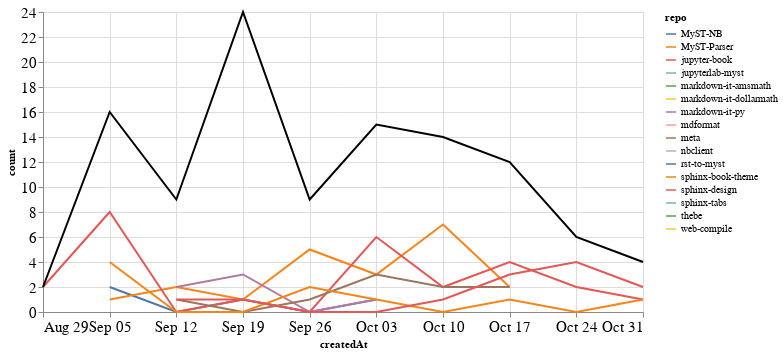

This figure's notebook cell:
### Markdown cell above
### Comments

### Code cell
comments_time = comments.groupby('repo').resample('W', on='createdAt').count()['author'].reset_index()
comments_time = comments_time.rename(columns={'author': 'count'})
comments_time_total = comments_time.groupby('createdAt').agg({"count": "sum"}).reset_index()
ch1 = alt.Chart(comments_time, width=600).mark_line().encode(
    x='createdAt',
    y='count',
    color='repo',
    tooltip="repo"
)

ch2 = alt.Chart(comments_time_total, width=600).mark_line(color="black").encode(
    x='createdAt',
    y='count',
)

ch1 + ch2

### Figure 1 — Vega-Lite specification as saved in the notebook (floating-point values rounded to 4 significant figures)
{"config": {"axisLeft": {"labelFontSize": 15}, "axisBottom": {"labelFontSize": 15}}, "layer": [{"data": {"name": "data-360f6fa1c91f1da5ec6858c392371367"}, "mark": "line", "encoding": {"color": {"type": "nominal", "field": "repo"}, "tooltip": {"type": "nominal", "field": "repo"}, "x": {"type": "temporal", "field": "createdAt"}, "y": {"type": "quantitative", "field": "count"}}, "width": 600}, {"data": {"name": "data-c19d76e90ac8d0aada60166b865addbd"}, "mark": {"type": "line", "color": "black"}, "encoding": {"x": {"type": "temporal", "field": "createdAt"}, "y": {"type": "quantitative", "field": "count"}}, "width": 600}], "$schema": "https://vega.github.io/schema/vega-lite/v4.8.1.json", "datasets": {"data-360f6fa1c91f1da5ec6858c392371367": [{"repo": "MyST-NB", "createdAt": "2021-09-05T00:00:00", "count": 2}, {"repo": "MyST-NB", "createdAt": "2021-09-12T00:00:00", "count": 0}, {"repo": "MyST-NB", "createdAt": "2021-09-19T00:00:00", "count": 1}, {"repo": "MyST-NB", "createdAt": "2021-09-26T00:00:00", "count": 0}, {"repo": "MyST-NB", "createdAt": "2021-10-03T00:00:00", "count": 1}, {"repo": "MyST-Parser", "createdAt": "2021-09-05T00:00:00", "count": 1}, {"repo": "MyST-Parser", "createdAt": "2021-09-12T00:00:00", "count": 2}, {"repo": "MyST-Parser", "createdAt": "2021-09-19T00:00:00", "count": 1}, {"repo": "MyST-Parser", "createdAt": "2021-09-26T00:00:00", "count": 5}, {"repo": "MyST-Parser", "createdAt": "2021-10-03T00:00:00", "count": 3}, {"repo": "MyST-Parser", "createdAt": "2021-10-10T00:00:00", "count": 7}, {"repo": "MyST-Parser", "createdAt": "2021-10-17T00:00:00", "count": 2}, {"repo": "jupyter-book", "createdAt": "2021-08-29T00:00:00", "count": 2}, {"repo": "jupyter-book", "createdAt": "2021-09-05T00:00:00", "count": 8}, {"repo": "jupyter-book", "createdAt": "2021-09-12T00:00:00", "count": 0}, {"repo": "jupyter-book", "createdAt": "2021-09-19T00:00:00", "count": 1}, {"repo": "jupyter-book", "createdAt": "2021-09-26T00:00:00", "count": 0}, {"repo": "jupyter-book", "createdAt": "2021-10-03T00:00:00", "count": 6}, {"repo": "jupyter-book", "createdAt": "2021-10-10T00:00:00", "count": 2}, {"repo": "jupyter-book", "createdAt": "2021-10-17T00:00:00", "count": 4}, {"repo": "jupyter-book", "createdAt": "2021-10-24T00:00:00", "count": 2}, {"repo": "jupyter-book", "createdAt": "2021-10-31T00:00:00", "count": 1}, {"repo": "jupyterlab-myst", "createdAt": "2021-09-19T00:00:00", "count": 7}, {"repo": "markdown-it-amsmath", "createdAt": "2021-09-12T00:00:00", "count": 1}, {"repo": "markdown-it-dollarmath", "createdAt": "2021-09-12T00:00:00", "count": 1}, {"repo": "markdown-it-py", "createdAt": "2021-09-12T00:00:00", "count": 2}, {"repo": "markdown-it-py", "createdAt": "2021-09-19T00:00:00", "count": 3}, {"repo": "markdown-it-py", "createdAt": "2021-09-26T00:00:00", "count": 0}, {"repo": "markdown-it-py", "createdAt": "2021-10-03T00:00:00", "count": 1}, {"repo": "mdformat", "createdAt": "2021-09-05T00:00:00", "count": 1}, {"repo": "meta", "createdAt": "2021-09-12T00:00:00", "count": 1}, {"repo": "meta", "createdAt": "2021-09-19T00:00:00", "count": 0}, {"repo": "meta", "createdAt": "2021-09-26T00:00:00", "count": 1}, {"repo": "meta", "createdAt": "2021-10-03T00:00:00", "count": 3}, {"repo": "meta", "createdAt": "2021-10-10T00:00:00", "count": 2}, {"repo": "meta", "createdAt": "2021-10-17T00:00:00", "count": 2}, {"repo": "nbclient", "createdAt": "2021-09-19T00:00:00", "count": 7}, {"repo": "rst-to-myst", "createdAt": "2021-09-19T00:00:00", "count": 3}, {"repo": "sphinx-book-theme", "createdAt": "2021-09-05T00:00:00", "count": 4}, {"repo": "sphinx-book-theme", "createdAt": "2021-09-12T00:00:00", "count": 0}, {"repo": "sphinx-book-theme", "createdAt": "2021-09-19T00:00:00", "count": 0}, {"repo": "sphinx-book-theme", "createdAt": "2021-09-26T00:00:00", "count": 2}, {"repo": "sphinx-book-theme", "createdAt": "2021-10-03T00:00:00", "count": 1}, {"repo": "sphinx-book-theme", "createdAt": "2021-10-10T00:00:00", "count": 0}, {"repo": "sphinx-book-theme", "createdAt": "2021-10-17T00:00:00", "count": 1}, {"repo": "sphinx-book-theme", "createdAt": "2021-10-24T00:00:00", "count": 0}, {"repo": "sphinx-book-theme", "createdAt": "2021-10-31T00:00:00", "count": 1}, {"repo": "sphinx-design", "createdAt": "2021-09-12T00:00:00", "count": 1}, {"repo": "sphinx-design", "createdAt": "2021-09-19T00:00:00", "count": 1}, {"repo": "sphinx-design", "createdAt": "2021-09-26T00:00:00", "count": 0}, {"repo": "sphinx-design", "createdAt": "2021-10-03T00:00:00", "count": 0}, {"repo": "sphinx-design", "createdAt": "2021-10-10T00:00:00", "count": 1}, {"repo": "sphinx-design", "createdAt": "2021-10-17T00:00:00", "count": 3}, {"repo": "sphinx-design", "createdAt": "2021-10-24T00:00:00", "count": 4}, {"repo": "sphinx-design", "createdAt": "2021-10-31T00:00:00", "count": 2}, {"repo": "sphinx-tabs", "createdAt": "2021-09-12T00:00:00", "count": 1}, {"repo": "thebe", "createdAt": "2021-10-10T00:00:00", "count": 2}, {"repo": "web-compile", "createdAt": "2021-09-26T00:00:00", "count": 1}], "data-c19d76e90ac8d0aada60166b865addbd": [{"createdAt": "2021-08-29T00:00:00", "count": 2}, {"createdAt": "2021-09-05T00:00:00", "count": 16}, {"createdAt": "2021-09-12T00:00:00", "count": 9}, {"createdAt": "2021-09-19T00:00:00", "count": 24}, {"createdAt": "2021-09-26T00:00:00", "count": 9}, {"createdAt": "2021-10-03T00:00:00", "count": 15}, {"createdAt": "2021-10-10T00:00:00", "count": 14}, {"createdAt": "2021-10-17T00:00:00", "count": 12}, {"createdAt": "2021-10-24T00:00:00", "count": 6}, {"createdAt": "2021-10-31T00:00:00", "count": 4}]}}
